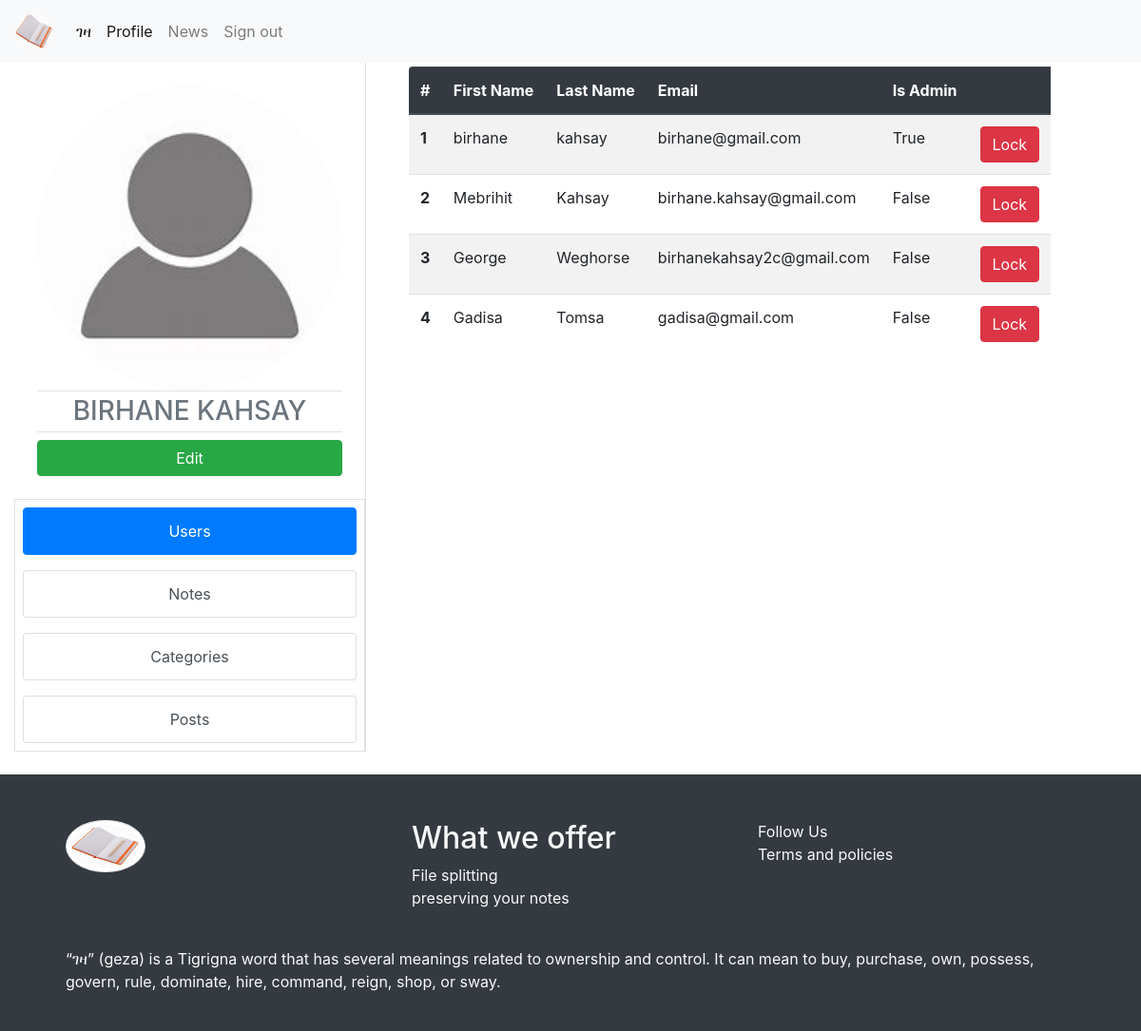
Page /profile/profile (signed in) on the committed database.
### note/models.py (models this page shows)
class User(note_db.Model, UserMixin):
    id = note_db.Column(note_db.Integer, primary_key = True)
    email = note_db.Column(note_db.String(150), unique = True)
    password = note_db.Column(note_db.String(200))
    first_name = note_db.Column(note_db.String(100))
    last_name = note_db.Column(note_db.String(100))
    is_admin = note_db.Column(note_db.Boolean, default = False)
    notes = note_db.relationship('Note')
    posts = note_db.relationship('Posts')
    is_banned = note_db.Column(note_db.Boolean, default = False)

### note/profile.py (the view)
@profile.route('/profile')
@login_required
def user_profile():
    all_users = User.query.all()
    mapper = "users"
    return render_template("dashboard.html", category = mapper, user=current_user, all_note_users = all_users, is_updating = update_controller)

### note/templates/dashboard.html (shortened to what this page needs)
<!DOCTYPE html>
<html lang="en">
<head>
    <link rel="stylesheet" href="https://stackpath.bootstrapcdn.com/bootstrap/4.3.1/css/bootstrap.min.css">
</head>
<body>
    {% include "navbar.html" %}
    <div class="container-fluid">
        <div class="row">
            <div class="col-md-4">
                {% include "dashboardManager.html" %}
            </div>
            <div class="col-md-8">
                    {% include "dashboardViewer.html" %}
            </div>
        </div>
    </div>
{%  include "footer.html" %}
</body>
</html>

### note/templates/dashboardManager.html (shortened to what this page needs)
{% if user.is_admin %}
<div class="d-flex flex-column bg-purple-dark border-right" id="wrapper">
    <div class="d-flex flex-column h-50 m-4 justify-content-start text-body  align-center rounded text-white">
        <img class="rounded-circle h-20 w-20" src="{{url_for('static', filename='profile.jpeg')}}" alt=" profile">
        <h3 class="text-center border-top border-default border-bottom text-secondary py-1">{{ user.first_name.upper() + " " + user.last_name.upper()}}</h3>
        <a href="/profile/user/update/{{user.id}}" class="btn btn-success">Edit</a>
    </div>
    <ul class="list-group list-unstyled d-inline text-center border">
        <li class="p-2"><a class="list-group-item hover-shadow list-group-item-action active" href="/profile/profile">Users</a></li>
        <li class="p-2"><a class="list-group-item hover-shadow  list-group-item-action" href="/profile/get-all-notes">Notes</a></li>
        <li class="p-2"><a class="list-group-item hover-shadow  list-group-item-action" href="/category/get-all-categories">Categories</a></li>
        <li class="p-2"><a class="list-group-item hover-shadow  list-group-item-action" href="/posts">Posts</a></li>
    </ul>
</div>
{% endif %}

### note/templates/dashboardViewer.html
<div class="container mt-1">
    {% if is_updating %}
    <div class="card-body">
        <h3 class="py-1 rounded w-100 border-top border-bottom border-primary text-center text-secondary">User data update board</h3>
        <form class="border p-1 w-100" method="POST" action="/profile/user/update/{{retrieved.id}}/123456098">
            <div class="form-group">
                <label for="firstName">First Name</label>
                <input type="text" class="form-control" id="firstName" value="{{retrieved.first_name}}" name="firstName" required>
            </div>
            <div class="form-group">
                <label for="lastName">Last Name</label>
                <input type="text" class="form-control" value="{{retrieved.last_name}}" id="lastName" name="lastName" required>
            </div>
            <div class="form-group">
                <label for="password">Password</label>
                <input type="password" class="form-control" id="password" value="{{retrieved.password}}" name="password" required>
            </div>
            <button type="submit" class="btn btn-success">Update</button>
        </form>
    </div>
    {% else %}
        {% if category == "users" %}
            <table class="table table-responsive rounded table-striped table-hover w-100">
                <thead class="thead-dark">
                    <tr>
                        <th scope="col">#</th>
                        <th scope="col">First Name</th>
                        <th scope="col">Last Name</th>
                        <th scope="col">Email</th>
                        <th scope="col">Is Admin</th>
                        <th scope="colgroup" colspan="2"></th>
                    </tr>
                </thead>
                <tbody>
                    {% for user in all_note_users %}
                    <tr>
                        <th scope="row">{{ user.id  }}</th>
                        <td>{{ user.first_name }}</td>
                        <td>{{ user.last_name }}</td>
                        <td>{{ user.email }}</td>
                        <td>{{ user.is_admin }}</td>
                        <td><a href="/profile/user/banned/{{user.id}}" class="btn btn-danger">
                            {% if user.is_banned %} Unlock {% else %} Lock {% endif %}</a></td>
                    </tr>
                    {% endfor %}
                </tbody>
            </table>
        {% elif category == "notes" %}
            {% include "adminNotes.html" %}
        {% elif category == "categories" %}
            {% include "/blogs/adminCategory.html" %}
        {% elif category == "posts" %}
            {% include "/blogs/posts.html" %}
        {% elif category == "status" %}
            {% include "/blogs/statusPost.html" %}
        {% endif %}
    {% endif %}
</div>

### rows in the picture
User: first_name "BIRHANE KAHSAY", id "1", first_name "birhane", last_name "kahsay", email "birhane@gmail.com", is_admin "True", is_banned "Lock"
User: id "2", first_name "Mebrihit", last_name "Kahsay", email "birhane.kahsay@gmail.com", is_admin "False", is_banned "Lock"
User: id "3", first_name "George", last_name "Weghorse", email "birhanekahsay2c@gmail.com", is_admin "False", is_banned "Lock"
User: id "4", first_name "Gadisa", last_name "Tomsa", email "gadisa@gmail.com", is_admin "False", is_banned "Lock"
